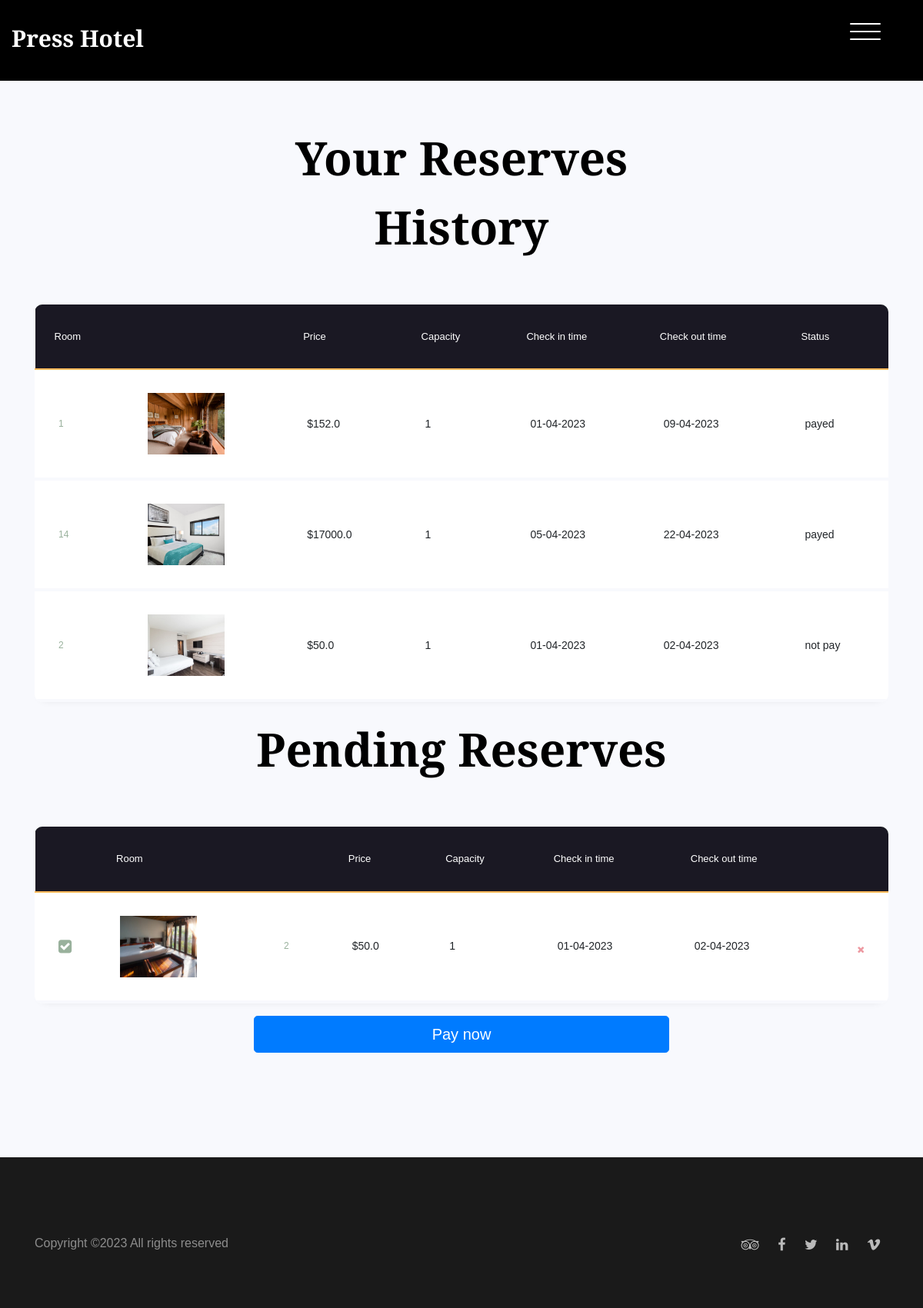
The page /reserves (signed in) on the database its author committed.
### model.py (models this page shows)
class Reservation(Base):
    __tablename__ = 'reservations'
    id = Column(Integer, primary_key=True)
    room_id = Column(Integer, ForeignKey('rooms.id'), nullable=False)
    guest_id = Column(Integer, ForeignKey('users.id'), nullable=False)
    start_date = Column(DateTime, nullable=False, default=datetime.utcnow)
    end_date = Column(DateTime, nullable=False)
    status = Column(Integer, nullable=False, default=0) # 0 = pending, 1 = payed, not comfirm , 2 = confirmed, 3 = cancelled
    room = relationship('Room', backref='reservations')

### user_route.py (the view)
@user_route.route('/reserves', methods=['GET'])
def reserves():
    with app.app_context():
        if not session.get('logged_in'):
            return redirect(url_for('authenticate_route.login'))
        else:
            user_id = session['id']
            reservations_history = get_reservations_by_guest_id(user_id, 1)
            reservations = get_reservations_by_guest_id(user_id)
            message = request.args.get('message')
            error = request.args.get('error')
            request_pay = False
            for reservation in reservations:
                if reservation.status == 0:
                    request_pay = True
                    break
            return render_template('user_reserves.html',history=reservations_history, reservations=reservations, request_pay= request_pay, message=message, error=error)

### templates/user_reserves.html (shortened to what this page needs)
{% extends "base.html" %}
{% block header %}
<link
  rel="stylesheet"
  href="{{ url_for('static', filename='css/reserves.css') }}"
/>
<header class="site-header js-site-header">
  <div class="container-fluid">
    <div class="row align-items-center">
      <div class="col-6 col-lg-4 site-logo" data-aos="fade">
        <a href="/">Press Hotel</a>
      </div>
      <div class="col-6 col-lg-8">
        <div class="site-menu-toggle js-site-menu-toggle" data-aos="fade">
          <span></span>
          <span></span>
          <span></span>
        </div>
      </div>
    </div>
  </div>
</header>
{% endblock %}
{% block body %}
<section class="ftco-section mt-5">
  <div class="container">
    <div class="row justify-content-center text-center mb-5">
      <div class="col-md-7">
        <h2 class="heading" data-aos="fade-up">Your Reserves History</h2>
      </div>
    </div>
    <div class="row" data-aos="fade-up">
      <div class="col-md-12">
        <div class="table-wrap">
          <table class="table">
            <thead class="thead-primary">
              <tr>
                <th>Room</th>
                <th>&nbsp;</th>
                <th>Price</th>
                <th>Capacity</th>
                <th>Check in time</th>
                <th>Check out time</th>
                <th>Status</th>
              </tr>
            </thead>
            <tbody>
              {% for reservation in history %}
              <tr class="alert" role="alert">
                <td>
                  <div class="email">
                    <span
                      ><a
                        href="{{ url_for('user_route.room', room_id=reservation.room_id) }}"
                        >{{ reservation.room_number }}</a
                      ></span
                    >
                  </div>
                </td>
                <td>
                  <div
                    class="img"
                    style="background-image: url({{ url_for('static', filename='images/' + reservation.image) }})"
                  ></div>
                </td>
                <td>${{ reservation.price }}</td>
                <td>{{ reservation.capacity }}</td>
                <td>{{ reservation.check_in }}</td>
                <td>{{ reservation.check_out }}</td>
                <td>{{ "payed" if reservation.status == 1 else "not pay" if reservation.status == 0 else reservation.status}}</td>
              </tr>
              {% endfor %}
            </tbody>
          </table>
        </div>
      </div>
    </div>
    <div class="row justify-content-center text-center mb-5">
      <div class="col-md-7">
        <h2 class="heading" data-aos="fade-up">Pending Reserves</h2>
      </div>
    </div>
    <div class="row" data-aos="fade-up">
      <div class="col-md-12">
        <div class="table-wrap">
          <table class="table">
            <thead class="thead-primary">
              <tr>
                <th>&nbsp;</th>
                <th>Room</th>
                <th>&nbsp;</th>
                <th>Price</th>
                <th>Capacity</th>
                <th>Check in time</th>
                <th>Check out time</th>
                <th>&nbsp;</th>
              </tr>
            </thead>
            <tbody>
              {% for reservation in reservations %}
              <tr class="alert" role="alert">
                <td>
                </td>
                <td>
                  <div
                    class="img"
                    style="background-image: url(/static/images/room1.jpg)"
                  ></div>
                </td>
                <td>
                  <div class="email">
                    <span
                      ><a
                        href="{{ url_for('user_route.room', room_id=reservation.room_id) }}"
                        >{{ reservation.room_number }}</a
                      ></span
                    >
                  </div>
                </td>
                <td>${{ reservation.price }}</td>
                <td>{{ reservation.capacity }}</td>
                <td>{{ reservation.check_in }}</td>
                <td>{{ reservation.check_out }}</td>
                <td>
                  <button
                    type="button"
                    class="close"
                    data-dismiss="alert"
                    aria-label="Close"
                    onclick="location.href='{{ url_for('user_route.cancel_reservation', reservation_id=reservation.id) }}'"
                  >
                    <span aria-hidden="true"><i class="fa fa-close"></i></span>
                  </button>
                </td>
              </tr>
              {% endfor %}
            </tbody>
          </table>
        </div>
      </div>
    </div>
    <div class="row justify-content-center" data-aos="fade-up">
      <div class="col-md-6 text-center mb-4">
        {% if request_pay %}
          <button type="button" class="btn btn-primary btn-lg btn-block" onclick="location.href='{{ url_for('user_route.payment') }}'">
            Pay now
          </button>
        {% else %}
          <div>
            <p class="mb-0">Oh, You don't have any reserves to pay</p>
          </div>
        {% endif %}
      </div>
    </div>
  </div>
</section>
{% endblock %}
{% block footer %}
<footer class="section footer-section">
  <div class="container">
    <div class="row pt-5">
      <p class="col-md-6 text-left">
        Copyright &copy;<script>document.write(new Date().getFullYear());</script> All rights reserved
      </p>
      <p class="col-md-6 text-right social">
        <a href="#"><span class="fa fa-tripadvisor"></span></a>
        <a href="#"><span class="fa fa-facebook"></span></a>
        <a href="#"><span class="fa fa-twitter"></span></a>
        <a href="#"><span class="fa fa-linkedin"></span></a>
        <a href="#"><span class="fa fa-vimeo"></span></a>
      </p>
    </div>
  </div>
</footer>
{% endblock %}

### static/css/style.css (style rules this page uses)
body { background: #fff; font-family: "Roboto", arial, sans-serif; font-weight: 200; font-size: 16px; line-height: 1.8; color: #6c757d; position: relative; }
a { -webkit-transition: .3s all ease; -o-transition: .3s all ease; transition: .3s all ease; text-decoration: none; }
h1, h2, h3, h4, h5 { color: #000; font-family: "Playfair Display", times, serif; }
table { border-collapse: collapse; background: #fff; border-radius: 10px; -webkit-box-shadow: 0 2px 80px -10px rgba(0, 0, 0, 0.2); box-shadow: 0 2px 80px -10px rgba(0, 0, 0, 0.2); overflow: hidden; width: 100%; margin: 0 auto; position: relative; }
table thead { position: sticky; }
table thead tr { background: #1a1823; }
table thead th { color: #fff; vertical-align: middle !important; border-bottom: 2px solid #ffba5a !important; padding-left: 25px !important; }
.container-fluid { max-width: 1600px; }
.btn { padding-left: 30px; padding-right: 30px; padding-top: 10px; padding-bottom: 10px; border-radius: 50px; }
.btn, .form-control { outline: none; -webkit-box-shadow: none !important; box-shadow: none !important; }
.site-header { position: fixed; top: 0; width: 100%; padding: 60px 0; z-index: 2; -webkit-transition: .3s all ease-in-out; -o-transition: .3s all ease-in-out; transition: .3s all ease-in-out; }
.site-logo { padding-left: 40px; }
.site-logo a { font-size: 30px; color: #fff; font-weight: bold; line-height: 1; font-family: "Playfair Display", times, serif; }
.site-menu-toggle { top: 0; float: right; width: 40px; height: 45px; position: relative; margin: 0px auto; z-index: 200; -webkit-transform: rotate(0deg); -moz-transform: rotate(0deg); -o-transform: rotate(0deg); -ms-transform: rotate(0deg); transform: rotate(0deg); -webkit-transition: .5s ease-in-out; -moz-transition: .5s ease-in-out; -o-transition: .5s ease-in-out; transition: .5s ease-in-out; cursor: pointer; margin-right: 40px; }
.site-menu-toggle span { display: block; position: absolute; height: 2px; width: 100%; background: #fff; border-radius: 9px; opacity: 1; left: 0; -webkit-transform: rotate(0deg); -moz-transform: rotate(0deg); -o-transform: rotate(0deg); -ms-transform: rotate(0deg); transform: rotate(0deg); -webkit-transition: .25s ease-in-out; -moz-transition: .25s ease-in-out; -o-transition: .25s ease-in-out; transition: .25s ease-in-out; }
.site-menu-toggle span:nth-child(1) { top: 0px; }
.site-menu-toggle span:nth-child(2) { top: 10px; }
.site-menu-toggle span:nth-child(3) { top: 20px; }
.section { padding: 7em 0; }
.heading-serif, .heading, .testimonial-section .heading, .slider-section .heading, .blog-post-entry .heading { font-size: 60px; font-family: "Playfair Display", times, serif; font-weight: 700; }
.footer-section { background: #1a1a1a; color: #fff; padding-block: 50px; }
.footer-section a { color: rgba(255, 255, 255, 0.7); }
.footer-section p { color: rgba(255, 255, 255, 0.5); }
.footer-section .social a { font-size: 18px; padding: 10px; }

### rows shown on the page
Reservation: room_number "1", shows a picture, price "152.0", capacity "1", check_in "01-04-2023", check_out "09-04-2023", status "payed"
Reservation: room_number "14", shows a picture, price "17000.0", capacity "1", check_in "05-04-2023", check_out "22-04-2023", status "payed"
Reservation: room_number "2", shows a picture, price "50.0", capacity "1", check_in "01-04-2023", check_out "02-04-2023", status "not pay"
